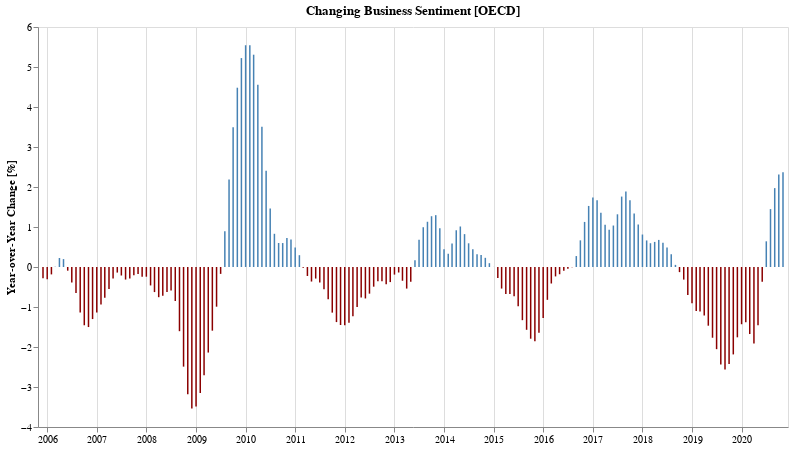

The notebook cell saved with this chart:
### Markdown cell above
## Has business sentiment gotten better or worse compared to the same time last year?

### Code cell
bYoy = yoyChartFor(bUsaYoy, 'Business', 'steelblue')
bYoy.display()

### Figure 1 — Vega-Lite specification as saved in the notebook (floating-point values rounded to 4 significant figures; data arrays with more than 128 entries replaced by an {"elided": "..."} marker saying what was removed)
{"config": {"view": {"continuousWidth": 400, "continuousHeight": 300}}, "data": {"name": "data-a60c28514a8e1b11ac0395025f25e88e"}, "mark": {"type": "bar", "color": "steelblue", "width": 1.5}, "encoding": {"color": {"condition": {"value": "darkred", "test": "datum['Value'] < 0"}, "value": "steelblue"}, "tooltip": [{"type": "temporal", "field": "TIME", "format": "%b %Y", "title": "Date"}, {"type": "ordinal", "field": "label"}, {"type": "ordinal", "field": "change_in_percent"}], "x": {"type": "temporal", "axis": {"title": ""}, "field": "TIME"}, "y": {"type": "quantitative", "axis": {"grid": false, "title": "Year-over-Year Change [%]"}, "field": "Value"}}, "height": 400, "title": "Changing Business Sentiment [OECD]", "transform": [{"calculate": "'Business'", "as": "label"}, {"calculate": "format(datum.Value, ',.2f')", "as": "change_in_percent"}], "width": 750, "$schema": "https://vega.github.io/schema/vega-lite/v4.8.1.json", "datasets": {"data-a60c28514a8e1b11ac0395025f25e88e": {"elided": "180 records"}}}
